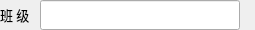
                    <widget class="QWidget" name="widget_class" native="true">
                     <property name="minimumSize">
                      <size>
                       <width>0</width>
                       <height>30</height>
                      </size>
                     </property>
                     <property name="maximumSize">
                      <size>
                       <width>16777215</width>
                       <height>30</height>
                      </size>
                     </property>
                     <layout class="QHBoxLayout" name="horizontalLayout_8">
                      <property name="spacing">
                       <number>0</number>
                      </property>
                      <property name="leftMargin">
                       <number>0</number>
                      </property>
                      <property name="topMargin">
                       <number>0</number>
                      </property>
                      <property name="rightMargin">
                       <number>0</number>
                      </property>
                      <property name="bottomMargin">
                       <number>0</number>
                      </property>
                      <item>
                       <widget class="QLabel" name="label_15">
                        <property name="minimumSize">
                         <size>
                          <width>40</width>
                          <height>30</height>
                         </size>
                        </property>
                        <property name="maximumSize">
                         <size>
                          <width>40</width>
                          <height>30</height>
                         </size>
                        </property>
                        <property name="font">
                         <font>
                          <family>微软雅黑</family>
                          <pointsize>10</pointsize>
                          <bold>false</bold>
                         </font>
                        </property>
                        <property name="text">
                         <string>班 级</string>
                        </property>
                       </widget>
                      </item>
                      <item>
                       <widget class="QLineEdit" name="lineEdit_class">
                        <property name="minimumSize">
                         <size>
                          <width>200</width>
                          <height>30</height>
                         </size>
                        </property>
                        <property name="maximumSize">
                         <size>
                          <width>200</width>
                          <height>30</height>
                         </size>
                        </property>
                        <property name="font">
                         <font>
                          <family>微软雅黑</family>
                          <pointsize>10</pointsize>
                          <bold>false</bold>
                         </font>
                        </property>
                        <property name="text">
                         <string/>
                        </property>
                       </widget>
                      </item>
                      <item>
                       <widget class="QLabel" name="lab_classYes">
                        <property name="minimumSize">
                         <size>
                          <width>15</width>
                          <height>30</height>
                         </size>
                        </property>
                        <property name="maximumSize">
                         <size>
                          <width>15</width>
                          <height>30</height>
                         </size>
                        </property>
                        <property name="font">
                         <font>
                          <family>微软雅黑</family>
                          <pointsize>14</pointsize>
                          <bold>true</bold>
                         </font>
                        </property>
                        <property name="text">
                         <string/>
                        </property>
                       </widget>
                      </item>
                     </layout>
                    </widget>
